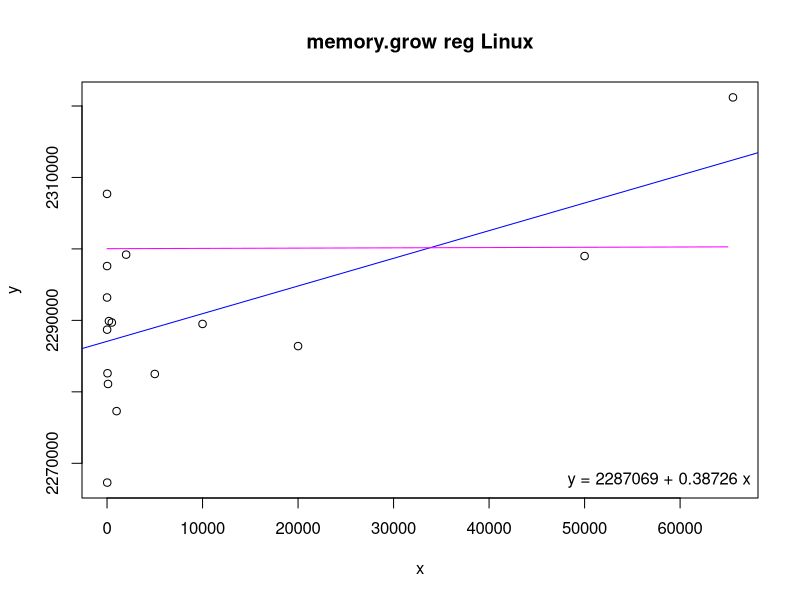
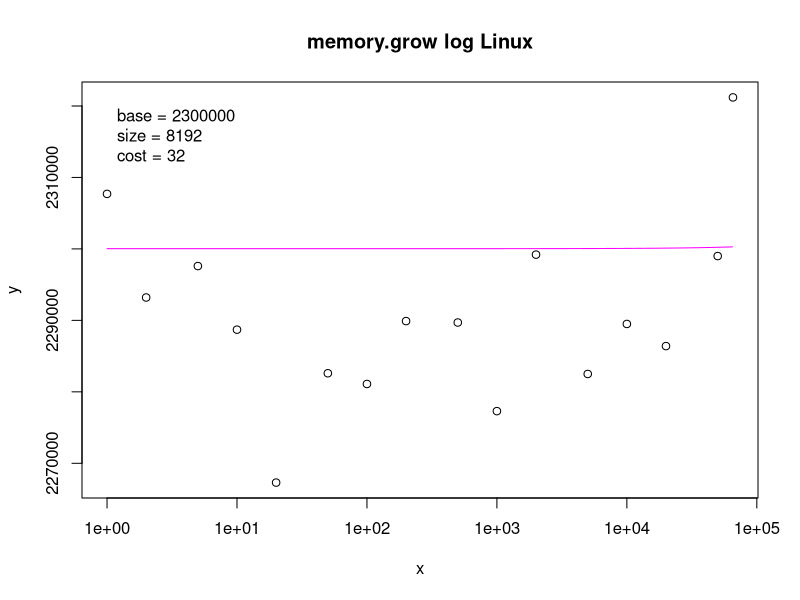

Here is the R script that generated these plots, in order:
# Input data
x <- c(1,2,5,10,20,50,100,200,500,1000,2000,5000,10000,20000,50000,65535)
y <- c(2307700,2293200,2297600,2288700,2267300,2282600,2281100,2289900,2289700,2277300,2299200,2282500,2289500,2286400,2299000,2321200)

# Linear regression
model <- lm(y ~ x)
coefs <- coef(model)

# Print regression coefficients
print(coefs)

# Estimating function
base <- 2300000
size <- 8192
cost <- 32
fe <- function(x) {
  base + (((x + size - 1) / size) * cost)
}

# Estimated values
xe <- seq(1, 65535, by = 1000)
ye <- fe(xe)

png("memory-grow-reg.png")
plot(x, y, main = "memory.grow reg Linux")
abline(model, col = "blue")
lines(xe, ye, col = "magenta")
legend("bottomright", legend = sprintf("y = %.0f + %.5f x", coefs[1], coefs[2]), bty = "n")

png("memory-grow-log.png")
plot(x, y, log = "x", main = "memory.grow log Linux")
lines(xe, ye, col = "magenta")
legend("topleft", legend = sprintf(" base = %i\n size = %i\n cost = %i", base, size, cost), bty = "n")
